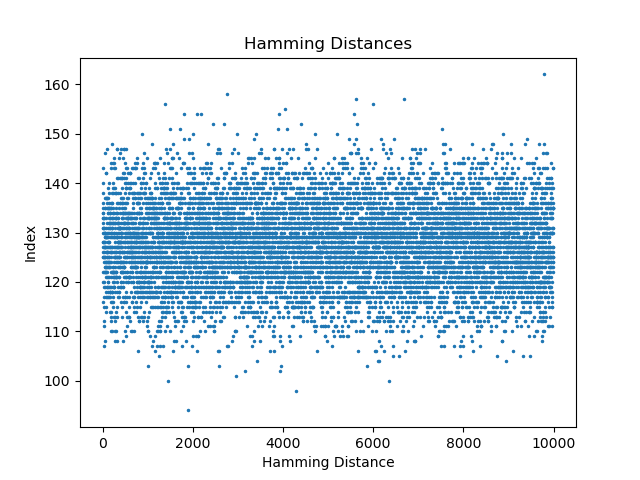

Generate this figure with Python:
import numpy as np
from scipy.stats import binomtest
import matplotlib.pyplot as plt

def hex_to_binary(hex_str):
    # 将十六进制字符串转换为二进制字符串，并去掉前缀'0b'
    binary_str = bin(int(hex_str, 16))[2:]
    return binary_str.zfill(255)  # 补零使长度为255位

def hamming_distance(bin_str1, bin_str2):
    # 计算两个二进制串的汉明距离
    distance = sum(c1 != c2 for c1, c2 in zip(bin_str1, bin_str2))
    return distance

def main(file_name):
    # 从文件中读取哈希数
    with open(file_name, 'r') as file:
        hash_list = [line.strip() for line in file.readlines()[:10000]]

    # 将哈希数转换为二进制串
    binary_hashes = [hex_to_binary(hash_str) for hash_str in hash_list]

    # 计算每对连续哈希数的汉明距离
    hamming_distances = [hamming_distance(binary_hashes[i], binary_hashes[i+1]) for i in range(len(binary_hashes)-1)]

    binary_num=0
    for i in range(len(binary_hashes)-1):
        binary_num += len(binary_hashes[i])
    # 进行二项分布检验
    p_value = binomtest(sum(hamming_distances), binary_num, p=0.5)

    print("汉明距离列表：", hamming_distances)
    print("二项分布检验的p值：", p_value)

    # 绘制汉明距离的图
    plt.plot(range(len(hamming_distances)), hamming_distances, marker='o', markersize=1.5, linestyle='')
    plt.title('Hamming Distances')
    plt.xlabel('Hamming Distance')
    plt.ylabel('Index')
        
    # 保存图片
    plt.savefig('sac_test.png')

    plt.show()

if __name__ == "__main__":
    file_name = '10000_hash.txt'
    main(file_name)
